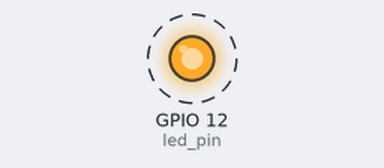
The program below on a simulated ESP32 board running MicroPython. Shown: output pins drawn as LEDs (lit = HIGH). Dashed ring = blinking.

Above: at 0.45 s.
Timing chart, 0 to 3.0 s (numbered marks = the images above):
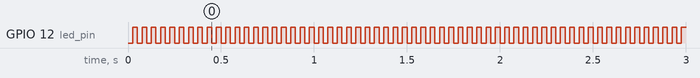

Measured:
- by itself, GPIO 12 (led_pin): alternates HIGH for 0.03 s and LOW for 0.03 s

The program:

timer_led_blink.py
```python
'''
定时器控制LED闪烁
'''
from machine import Timer,Pin
import utime


def led_toggle(led_pin):
    '''
    LED状态翻转
    '''
    status = led_pin.value()
    status = (status + 1) % 2
    led_pin.value(status)


def led_blink_timed(timer, led_pin, freq=10):
    '''
    led 按照特定的频率进行闪烁
    LED闪烁周期 = 1000ms / 频率
    状态变换间隔（period） = LED闪烁周期/ 2
    '''
    # 计算状态变换间隔时间 ms
    period = int(0.5 * 1000 / freq)
    # 初始化定时器
    timer.init(period=period, mode=Timer.PERIODIC, callback=lambda t:led_toggle(led_pin))


# 声明引脚 D12 作为LED的引脚
led_pin = Pin(12, Pin.OUT)
timer = Timer(1)    # 创建定时器对象
led_blink_timed(timer, led_pin, freq=20)


try:
    while True:
        # do nothing 什么也不做
        pass
except:
    # 销毁定时器
    timer.deinit()
```
